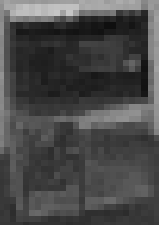
#> input picture query_frames/object1.PNG, 159 x 225 px
$ python -i objectSeparation.py   (imports and definitions only)
#> lines starting #> are read from the running program, lines starting #| are printed output that depends on the picture; after the words box and inside, x2 and y2 are one past the last pixel; in counts of white or black regions, pixels touching at a corner belong together
#> further down, picture is the input picture: shape (225, 159); min 15, max 198, mean 72.5
import cv2
import numpy as np


def handleEdgeDetection(gray_frame_filtered, lower_threshold=73, upper_threshold=74):
    '''
    Separates edges from the picture using adaptive thresholding and Canny edge detection.
    '''
#> called with lower_threshold = 73, upper_threshold = 74
    # Apply Gaussian blur before edge detection
    blurred_frame = cv2.GaussianBlur(gray_frame_filtered, (5, 5), 0)

    # Canny edge detection with fine-tuned parameters
    edges = cv2.Canny(blurred_frame, lower_threshold, upper_threshold)
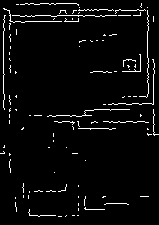
#> edges: shape (225, 159); 3.9% white in thin lines or dots

    # Hard-coded morphological operations for edge enhancement of the objects
    kernel = np.ones((3, 3), np.uint8)
    edges = cv2.dilate(edges, kernel, iterations=2)
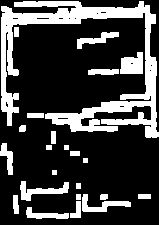
#> edges: shape (225, 159); 24.8% white; 23 white regions, largest, box (x1, y1, x2, y2) and area: (1, 1, 159, 138) 6011, (120, 52, 143, 74) 400, (20, 181, 69, 201) 392
    edges = cv2.erode(edges, kernel, iterations=1)
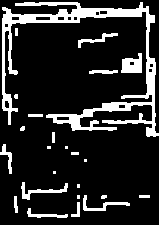
#> edges: shape (225, 159); 15.9% white; 24 white regions (7 under 20 px), largest, box (x1, y1, x2, y2) and area: (2, 2, 159, 137) 4044, (121, 53, 142, 73) 300, (21, 182, 68, 200) 232

    gray_frame_filtered = cv2.bitwise_and(gray_frame_filtered, gray_frame_filtered, mask=edges)
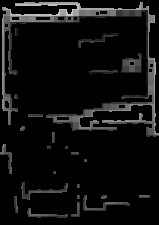
#> gray_frame_filtered: shape (225, 159); min 0, max 198, mean 15.1
    cv2.imshow('handleEdgeDetection', gray_frame_filtered)
    return gray_frame_filtered


# [59 lines left out: functions applyHoughTransform, getBinaryMaskForObject, separateHumanFromObjectFrame, formBlobsAndContours, not called in this run]

>>> import cv2
>>> picture = cv2.imread('../query_frames/object1.PNG', cv2.IMREAD_GRAYSCALE)
>>> result = handleEdgeDetection(picture)
